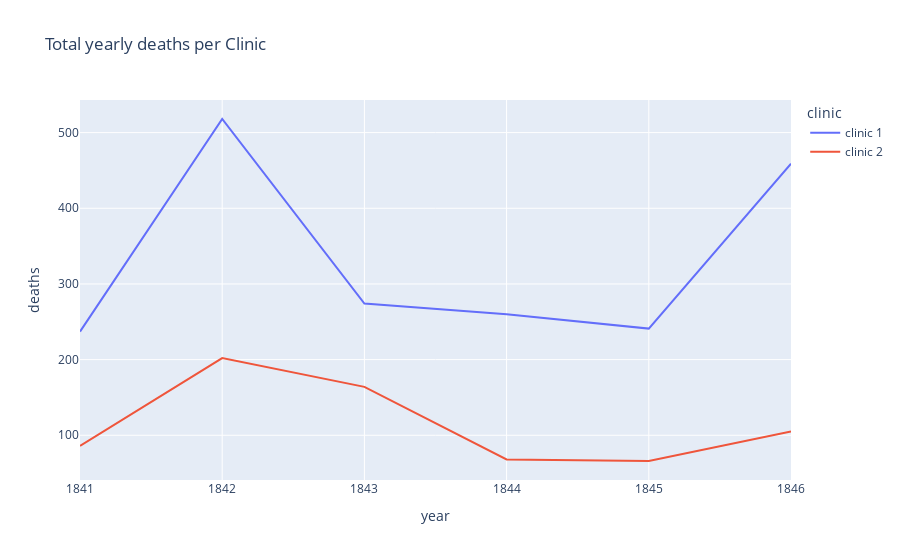

The notebook cell this image was saved under:
### Code cell
deaths_line = px.line(df_yearly, 
                      x='year', 
                      y='deaths', 
                      color='clinic',
                      title='Total yearly deaths per Clinic')

deaths_line.show()

### Figure 1 — Plotly figure (JSON) as saved in the notebook; plotly's stock layout.template omitted (floating-point values rounded to 4 significant figures)
{"data": [{"hovertemplate": "clinic=clinic 1<br>year=%{x}<br>deaths=%{y}<extra></extra>", "legendgroup": "clinic 1", "line": {"color": "#636efa", "dash": "solid"}, "marker": {"symbol": "circle"}, "mode": "lines", "name": "clinic 1", "orientation": "v", "showlegend": true, "type": "scatter", "x": [1841, 1842, 1843, 1844, 1845, 1846], "xaxis": "x", "y": [237, 518, 274, 260, 241, 459], "yaxis": "y"}, {"hovertemplate": "clinic=clinic 2<br>year=%{x}<br>deaths=%{y}<extra></extra>", "legendgroup": "clinic 2", "line": {"color": "#EF553B", "dash": "solid"}, "marker": {"symbol": "circle"}, "mode": "lines", "name": "clinic 2", "orientation": "v", "showlegend": true, "type": "scatter", "x": [1841, 1842, 1843, 1844, 1845, 1846], "xaxis": "x", "y": [86, 202, 164, 68, 66, 105], "yaxis": "y"}], "layout": {"legend": {"title": {"text": "clinic"}, "tracegroupgap": 0}, "title": {"text": "Total yearly deaths per Clinic"}, "xaxis": {"anchor": "y", "domain": [0, 1], "title": {"text": "year"}}, "yaxis": {"anchor": "x", "domain": [0, 1], "title": {"text": "deaths"}}}}
